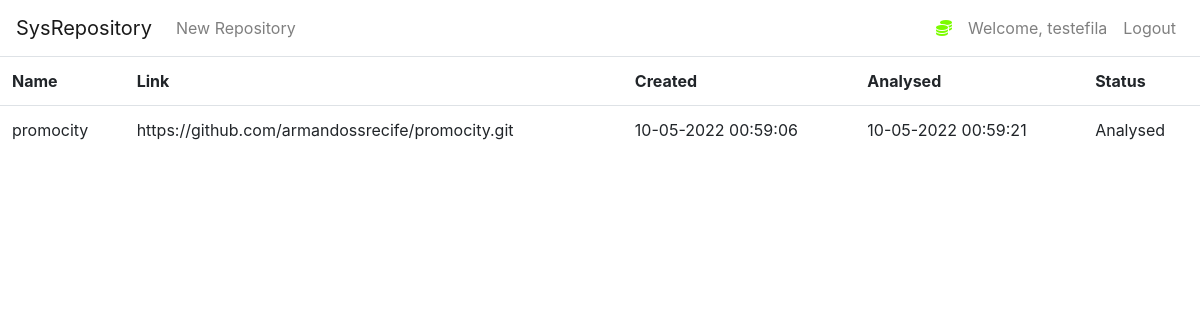
Screenshot of /repository/28/analysed (signed in) with the database file from the repository.
### msr/dao.py (models this page shows, shortened)
class User(db.Model, UserMixin):
    id = db.Column(db.Integer(), primary_key=True)
    username = db.Column(db.String(length=30), nullable=False, unique=True)
    email_address = db.Column(db.String(length=50), nullable=False, unique=True)
    password_hash = db.Column(db.String(length=60), nullable=False)
    repositories = db.relationship('Repository', backref='owned_user', lazy=True)
    @property
    def password(self):
        return self.password

class Repository(db.Model):
    id = db.Column(db.Integer(), primary_key=True)
    name = db.Column(db.String(length=30), nullable=False, unique=False)
    link = db.Column(db.String(length=1024), nullable=False, unique=False)
    creation_date = db.Column(db.DateTime, nullable=False, default=datetime.now)
    analysis_date = db.Column(db.DateTime, nullable=True, default=None)
    analysed = db.Column(db.Integer(), nullable=True, default=0)
    owner = db.Column(db.Integer(), db.ForeignKey('user.id'))

### msr/main.py (the view)
@app.route("/repository/<int:id>/analysed", methods=["GET"])
@login_required
def visualizar_analise_repositorio(id):
    repositorio = repositoriesCollection.query_repository_by_id(id)
    link = repositorio.link
    name = repositorio.name
    creation_date = repositorio.creation_date
    analysis_date = repositorio.analysis_date
    status = repositorio.analysed
    relative_path = 'repositories' + '/' + str(current_user.get_id()) + '/' + name + '.json'
    relative_path_file_name = url_for('static', filename=relative_path)
    return render_template("repository/analisado.html", my_link=link, my_name=name, my_creation_date=creation_date,
                                my_analysis_date=analysis_date, my_status=status,
                                my_relative_path_file_name=relative_path_file_name)

### msr/dao.py (called while the page is built)
@login_manager.user_loader
def load_user(user_id):
    return User.query.get(int(user_id))

    def query_repository_by_id(self, p_id):
        repository = Repository.query.filter_by(id=p_id).first()
        return repository

### msr/main.py (called while the page is built)
@app.context_processor
def utility_processor():
    def status_repositorio(status):
        valor = ''
        try:
            lista_de_status = list()
            lista_de_status = ['Registered', 'Processing', 'Analysed']
            valor = lista_de_status[status]
        except Exception as e:
            print('Erro de status: valor ' + valor + ' - status:  ' + str(status) + ' - ' + str(e))
        return valor
    return dict(status_repositorio=status_repositorio)

### msr/templates/repository/analisado.html (shortened to what this page needs)
{% extends 'base.html' %}
{% block content %}
<table class="table table-hover table">
    <tr>
      <th scope="col">Name</th>
      <th scope="col">Link</th>
      <th scope="col">Created</th>
      <th scope="col">Analysed</th>
      <th scope="col">Status</th>
    </tr>
          <tr role="row">
          <td> {{ my_name }} </td>
          <td >{{ my_link }}</td>
          <td> {{ my_creation_date.strftime('%d-%m-%Y %H:%M:%S') }} </td>
          <td> {{ my_analysis_date.strftime('%d-%m-%Y %H:%M:%S') }} </td>
          <td >{{ status_repositorio(my_status) }} </td>
    </table>
{% endblock %}

### msr/templates/base.html (shortened to what this page needs)
<!doctype html>
<html lang="en">
   <head>
      <link rel="stylesheet" href="https://cdn.jsdelivr.net/npm/bootstrap@4.5.3/dist/css/bootstrap.min.css">
      <link rel="stylesheet" type="text/css" href="{{ url_for('static', filename='jsonview.bundle.css') }}">
   </head>
   <body>
    <nav class="navbar navbar-expand-md navbar-light">
      <a class="navbar-brand" href="{{ url_for('msr_page') }} ">SysRepository</a>
      <div class="collapse navbar-collapse" id="navbarNav">
          {% if current_user.is_authenticated %}
            <ul class="navbar-nav mr-auto">
                <li class="nav-item">
                    <a class="nav-link" href="{{ url_for('repository_page') }}">New Repository</a>
                </li>
            </ul>
            <ul class="navbar-nav">
                <li class="nav-item">
                    <a class="nav-link" style="color: lawngreen; font-weight: bold">
                        <i class="fas fa-coins"></i>
                    </a>
                </li>
                <li class="nav-item">
                    <a class="nav-link">Welcome, {{ current_user.username }}</a>
                </li>
                <li class="nav-item">
                    <a class="nav-link" href="{{ url_for('logout_page') }}">Logout</a>
                </li>
            </ul>
          {% endif %}
      </div>
    </nav>
      {% block content %}
      {% endblock %}
   </body>
</html>

### rows the page displays
User: username "testefila"
Repository: name "promocity", link "https://github.com/armandossrecife/promocity.git", strftime "10-05-2022 00:59:06", strftime "10-05-2022 00:59:21"

### other values shown
{{ status_repositorio(my_status) }} "Analysed"
